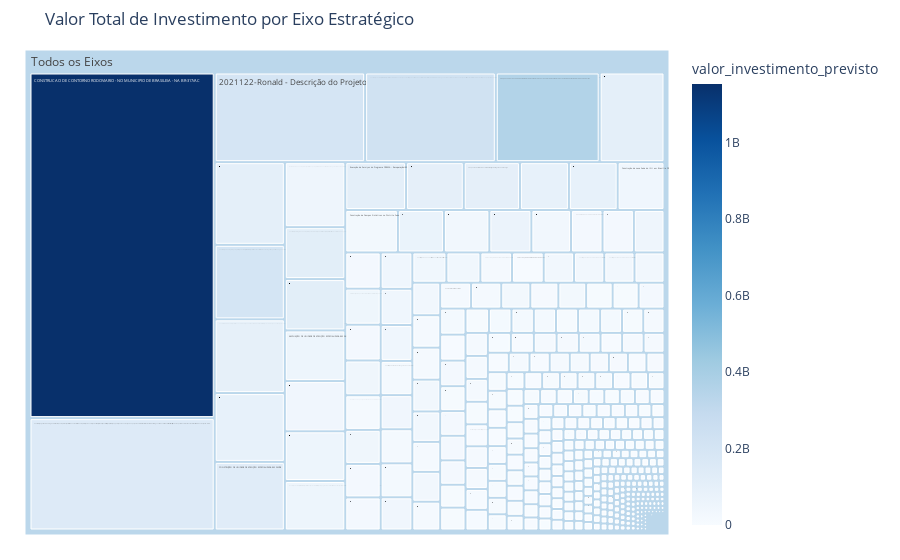

Notebook code cell kept with this figure:
### Code cell
# (Usando 'descricao' do df_eixo_primario)
fig = px.treemap(
    df_viz.dropna(subset=['valor_investimento_previsto', 'descricao']),
    path=[px.Constant("Todos os Eixos"), 'descricao'], # 'descricao' é o nome do Eixo
    values='valor_investimento_previsto',
    color='valor_investimento_previsto',
    color_continuous_scale='Blues',
    title='Valor Total de Investimento por Eixo Estratégico'
)
fig.update_traces(root_color="lightgrey")
fig.update_layout(margin = dict(t=50, l=25, r=25, b=25))
fig.show()

### Figure 1 — Plotly figure (JSON) as saved in the notebook; plotly's stock layout.template omitted (floating-point values rounded to 4 significant figures; data arrays with more than 128 entries replaced by an {"elided": "..."} marker saying what was removed)
{"data": [{"branchvalues": "total", "customdata": {"elided": "573x1 float values"}, "domain": {"x": [0, 1], "y": [0, 1]}, "hovertemplate": "labels=%{label}<br>valor_investimento_previsto_sum=%{value}<br>parent=%{parent}<br>id=%{id}<br>valor_investimento_previsto=%{color}<extra></extra>", "ids": {"elided": "573 str values"}, "labels": {"elided": "573 str values"}, "marker": {"coloraxis": "coloraxis", "colors": {"elided": "573 float values"}}, "name": "", "parents": {"elided": "573 str values"}, "root": {"color": "lightgrey"}, "type": "treemap", "values": {"elided": "573 float values"}}], "layout": {"coloraxis": {"colorbar": {"title": {"text": "valor_investimento_previsto"}}, "colorscale": [[0, "rgb(247,251,255)"], [0.125, "rgb(222,235,247)"], [0.25, "rgb(198,219,239)"], [0.375, "rgb(158,202,225)"], [0.5, "rgb(107,174,214)"], [0.625, "rgb(66,146,198)"], [0.75, "rgb(33,113,181)"], [0.875, "rgb(8,81,156)"], [1, "rgb(8,48,107)"]]}, "legend": {"tracegroupgap": 0}, "margin": {"b": 25, "l": 25, "r": 25, "t": 50}, "title": {"text": "Valor Total de Investimento por Eixo Estratégico"}}}
